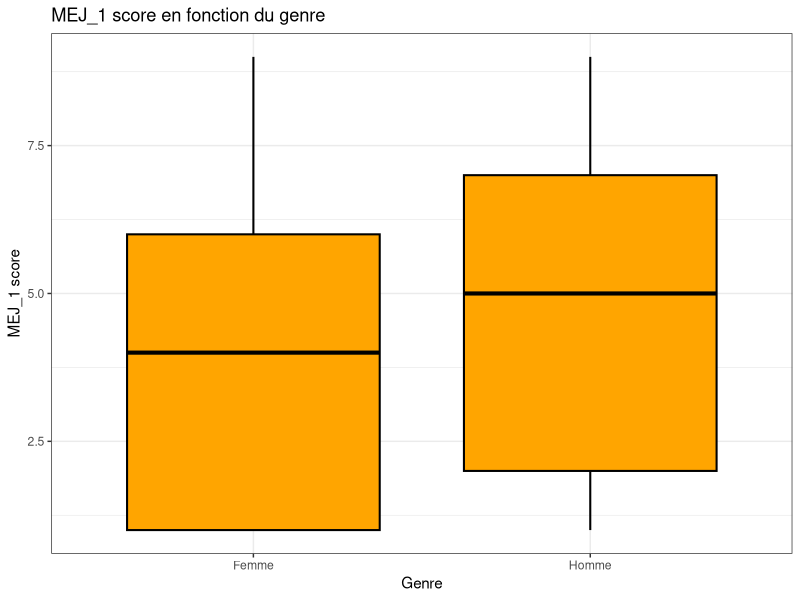
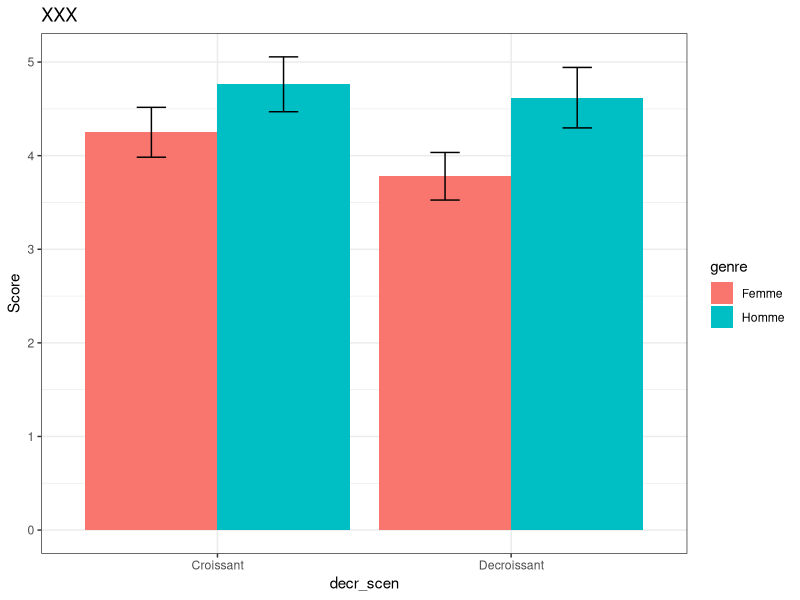
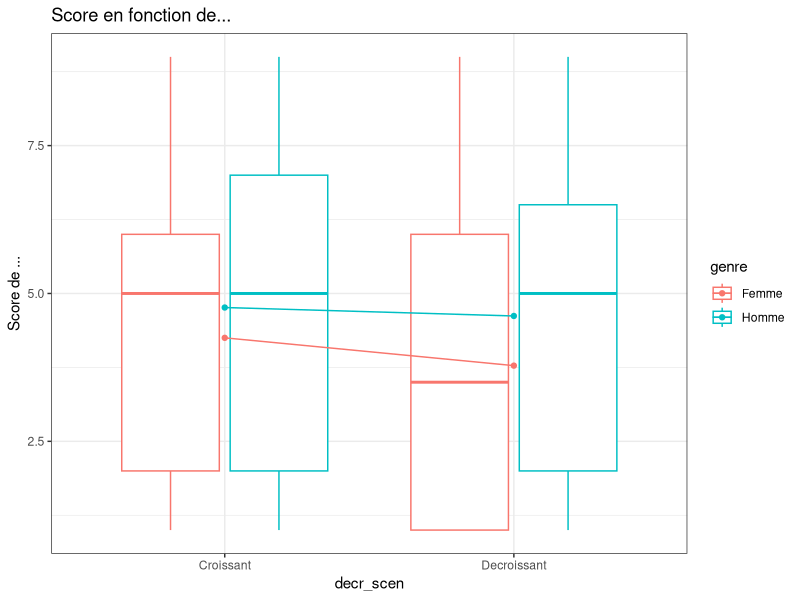
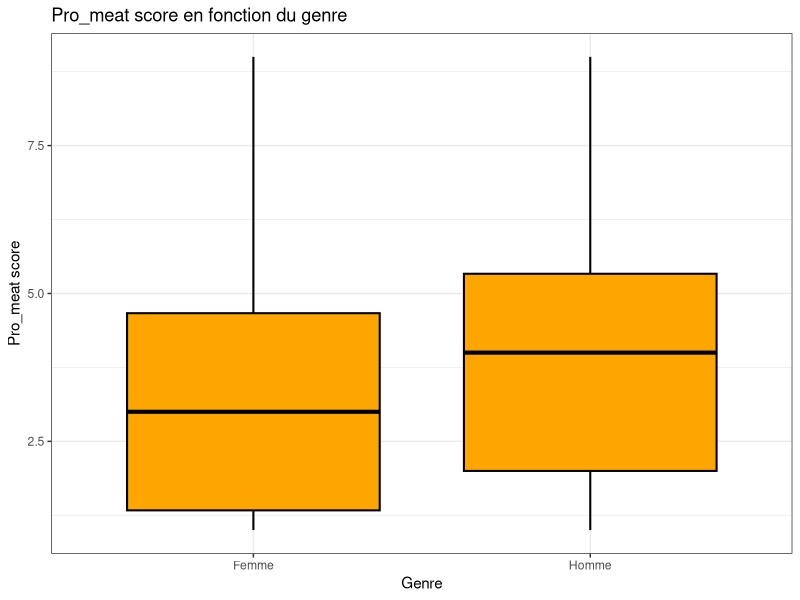
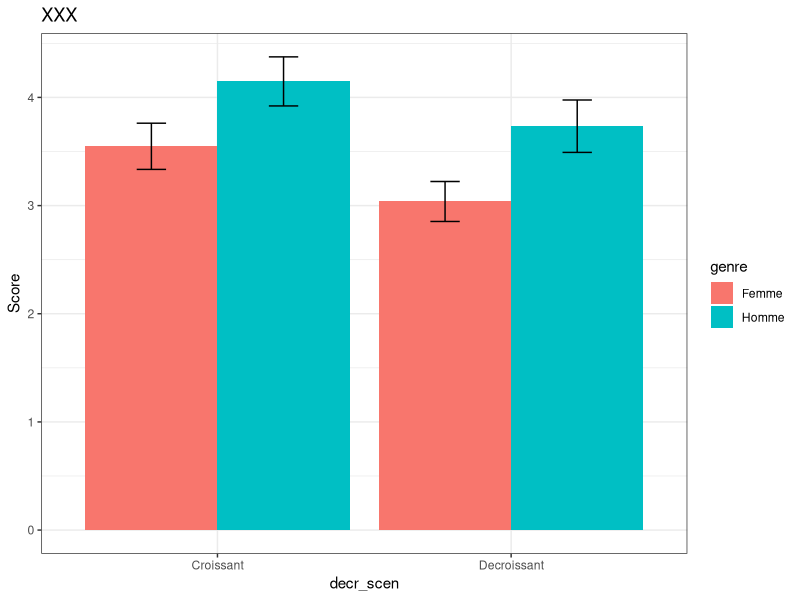
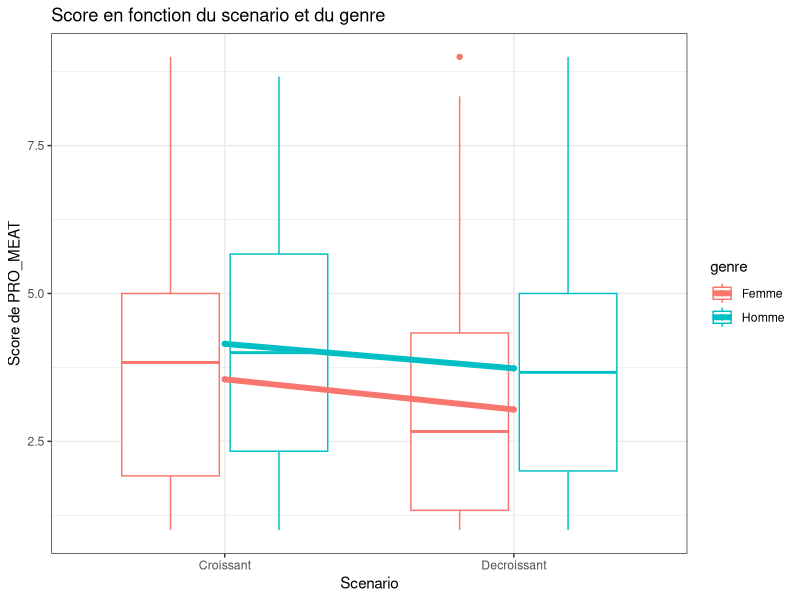
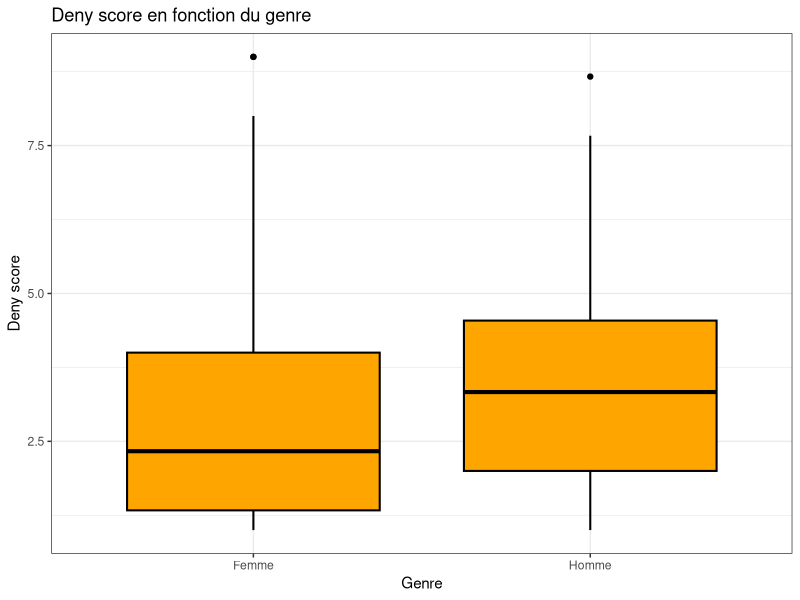
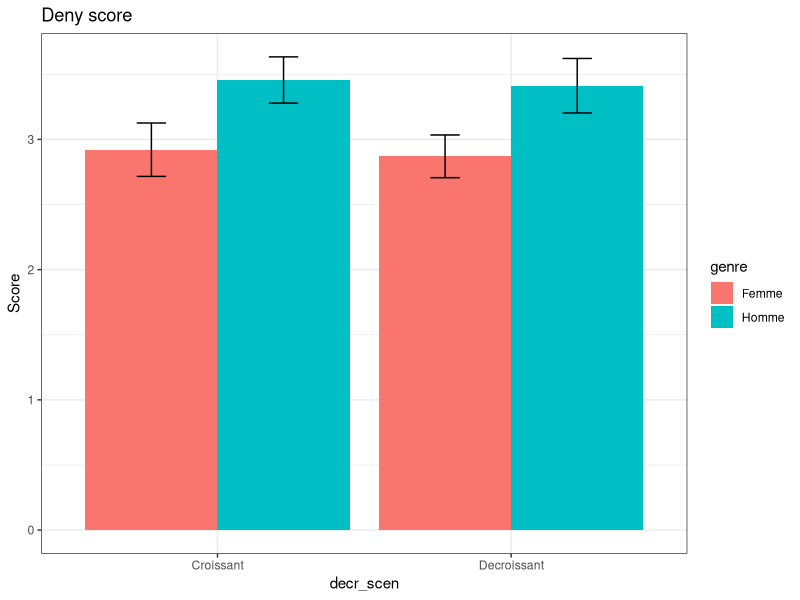

Write R code to recreate these figures, in order.
## ---- chunk 1
library(tidyverse)

#Visualisation
library(ggplot2)
library(ggthemes)
library(stats)
library(plotrix)
library(psych)

## ---- chunk 2
knitr::opts_chunk$set(echo = TRUE)
## ---- chunk 3
all.dat <- read_csv("../data/final.csv")
## ---- chunk 4
describe(all.dat)
## ---- chunk 5
group_by(all.dat, genre) %>% 
  dplyr::summarise(
    Nombre = n(), 
    Mediane = median(MEJ_1, na.rm = TRUE),
    EcartIQ = IQR(MEJ_1, na.rm = TRUE),
    Moyenne = mean(MEJ_1, na.rm = TRUE)
  )
## ---- chunk 6

all.dat$decr_scen <- is.na(all.dat["manifeste_time_d_First Click"])*1
all.dat$decr_scen <- factor(all.dat$decr_scen, labels = c('Croissant','Decroissant'))
t <- table(all.dat$decr_scen)
t

## ---- chunk 7

mej.dat <- all.dat[grepl( "MEJ_" , names(all.dat))]
all.dat[grepl( "MEJ_" , names(all.dat))][mej.dat == 10] <- NaN
view(all.dat)

## ---- chunk 8
all.dat <- all.dat[all.dat$genre %in% c(1,2),]
all.dat$genre <- factor(all.dat$genre,labels =c('Femme','Homme'))
## ---- chunk 9

MEJ_1.boxplot <- ggplot(all.dat, aes(genre, MEJ_1)) # créer l'objet ainsi que insérer les data
MEJ_1.boxplot + # + ajoute les layers
  geom_boxplot(size = 0.7,  alpha = 1, colour = "black", fill ="orange") + # quelques options du geom
  labs(x = "Genre", y = "MEJ_1 score", title = "MEJ_1 score en fonction du genre")+ # les légendes 
  theme_bw() # un theme pour faire joli
## ---- chunk 10
library(plyr)
df <- ddply(all.dat, c("decr_scen", "genre"), dplyr::summarize,
            Mean = mean(MEJ_1, na.rm=T),
            SE   = std.error(MEJ_1, na.rm=T))
df
## ---- chunk 11
MEJ_1.bar <- ggplot(df, aes(x = decr_scen, y = Mean, fill = genre)) 
MEJ_1.bar +
  geom_bar(stat = "identity", position = "dodge") + 
  ggtitle("XXX") + 
  ylab("Score") +
  geom_errorbar(aes(ymin = Mean-SE, ymax = Mean+SE), width = 0.2, position = position_dodge(0.9)) +
  theme_bw()
## ---- chunk 12
MEJ_1.tab <- ddply(all.dat, .(decr_scen, genre),  # créer l'objet
                     dplyr::summarise, val=mean(MEJ_1, na.rm=T))
MEJ_1.tab # controler l'objet
## ---- chunk 13
interaction.plot <- ggplot(all.dat, aes(x=decr_scen, y=MEJ_1, colour=genre)) 
interaction.plot + 
  geom_boxplot() + 
  geom_point(data = MEJ_1.tab, aes(y = val)) +
  geom_line(data = MEJ_1.tab, aes(y = val, group = genre)) + 
  ggtitle("Score en fonction de...") + ylab("Score de ...") +
  theme_bw()
## ---- chunk 14

all.dat$pro_meat <- rowMeans(all.dat[c("MEJ_1","MEJ_2","MEJ_3")],na.rm=TRUE)
all.dat$deny <- rowMeans(all.dat[c("MEJ_4","MEJ_5","MEJ_6")],na.rm=TRUE)
all.dat$hier_just <- rowMeans(all.dat[c("MEJ_7","MEJ_8","MEJ_9")],na.rm=TRUE)
all.dat$all_MEJ <- rowMeans(all.dat[c("MEJ_1","MEJ_2","MEJ_3","MEJ_4","MEJ_5","MEJ_6","MEJ_7","MEJ_8","MEJ_9")],na.rm=TRUE)


## ---- chunk 15

MEJ_g1.boxplot <- ggplot(all.dat, aes(genre, pro_meat)) # créer l'objet ainsi que insérer les data
MEJ_g1.boxplot + # + ajoute les layers
  geom_boxplot(size = 0.7,  alpha = 1, colour = "black", fill ="orange") + # quelques options du geom
  labs(x = "Genre", y = "Pro_meat score", title = "Pro_meat score en fonction du genre")+ # les légendes 
  theme_bw() # un theme pour faire joli
## ---- chunk 16
library(plyr)
df <- ddply(all.dat, c("decr_scen", "genre"), dplyr::summarize,
            Mean = mean(pro_meat, na.rm=T),
            SE   = std.error(pro_meat, na.rm=T))
df
## ---- chunk 17
MEJ_g1.bar <- ggplot(df, aes(x = decr_scen, y = Mean, fill = genre)) 
MEJ_g1.bar +
  geom_bar(stat = "identity", position = "dodge") + 
  ggtitle("XXX") + 
  ylab("Score") +
  geom_errorbar(aes(ymin = Mean-SE, ymax = Mean+SE), width = 0.2, position = position_dodge(0.9)) +
  theme_bw()
## ---- chunk 18
MEJ_g1.tab <- ddply(all.dat, .(decr_scen, genre),  # créer l'objet
                     dplyr::summarise, val=mean(pro_meat, na.rm=T))
MEJ_g1.tab # controler l'objet
## ---- chunk 19
interaction.plot <- ggplot(all.dat, aes(x=decr_scen, y=pro_meat, colour=genre)) 
interaction.plot + 
  geom_boxplot() + 
  geom_point(data = MEJ_g1.tab, aes(y = val)) +
  geom_line(data = MEJ_g1.tab, aes(y = val, group = genre),size=2) + 
  ggtitle("Score en fonction du scenario et du genre") + ylab("Score de PRO_MEAT") + xlab("Scenario") +
  theme_bw()
## ---- chunk 20

MEJ_g1.boxplot <- ggplot(all.dat, aes(genre, deny)) # créer l'objet ainsi que insérer les data
MEJ_g1.boxplot + # + ajoute les layers
  geom_boxplot(size = 0.7,  alpha = 1, colour = "black", fill ="orange") + # quelques options du geom
  labs(x = "Genre", y = "Deny score", title = "Deny score en fonction du genre")+ # les légendes 
  theme_bw() # un theme pour faire joli
## ---- chunk 21
library(plyr)
df <- ddply(all.dat, c("decr_scen", "genre"), dplyr::summarize,
            Mean = mean(deny, na.rm=T),
            SE   = std.error(deny, na.rm=T))
df
## ---- chunk 22
MEJ_g1.bar <- ggplot(df, aes(x = decr_scen, y = Mean, fill = genre)) 
MEJ_g1.bar +
  geom_bar(stat = "identity", position = "dodge") + 
  ggtitle("Deny score") + 
  ylab("Score") +
  geom_errorbar(aes(ymin = Mean-SE, ymax = Mean+SE), width = 0.2, position = position_dodge(0.9)) +
  theme_bw()
## ---- chunk 23
MEJ_g1.tab <- ddply(all.dat, .(decr_scen, genre),  # créer l'objet
                     dplyr::summarise, val=mean(deny, na.rm=T))
MEJ_g1.tab # controler l'objet
## ---- chunk 24
interaction.plot <- ggplot(all.dat, aes(x=decr_scen, y=deny, colour=genre)) 
interaction.plot + 
  geom_boxplot() + 
  geom_point(data = MEJ_g1.tab, aes(y = val)) +
  geom_line(data = MEJ_g1.tab, aes(y = val, group = genre),size=2) + 
  ggtitle("Score DENY en fonction du scenario et du genre") + ylab("Score de Deny") + xlab("Scenario") +
  theme_bw()

## ---- chunk 25

MEJ_g1.boxplot <- ggplot(all.dat, aes(genre, hier_just)) # créer l'objet ainsi que insérer les data
MEJ_g1.boxplot + # + ajoute les layers
  geom_boxplot(size = 0.7,  alpha = 1, colour = "black", fill ="orange") + # quelques options du geom
  labs(x = "Genre", y = "Hier_just score", title = "Hier_just score en fonction du genre")+ # les légendes 
  theme_bw() # un theme pour faire joli
## ---- chunk 26
library(plyr)
df <- ddply(all.dat, c("decr_scen", "genre"), dplyr::summarize,
            Mean = mean(hier_just, na.rm=T),
            SE   = std.error(hier_just, na.rm=T))
df
## ---- chunk 27
MEJ_g1.bar <- ggplot(df, aes(x = decr_scen, y = Mean, fill = genre)) 
MEJ_g1.bar +
  geom_bar(stat = "identity", position = "dodge") + 
  ggtitle("HIER_JUST") + 
  ylab("Score") +
  geom_errorbar(aes(ymin = Mean-SE, ymax = Mean+SE), width = 0.2, position = position_dodge(0.9)) +
  theme_bw()
## ---- chunk 28
MEJ_g1.tab <- ddply(all.dat, .(decr_scen, genre),  # créer l'objet
                     dplyr::summarise, val=mean(hier_just, na.rm=T))
MEJ_g1.tab # controler l'objet
## ---- chunk 29
interaction.plot <- ggplot(all.dat, aes(x=decr_scen, y=hier_just, colour=genre)) 
interaction.plot + 
  geom_boxplot() + 
  geom_point(data = MEJ_g1.tab, aes(y = val)) +
  geom_line(data = MEJ_g1.tab, aes(y = val, group = genre),size=2) + 
  ggtitle("Score de Hier_just en fonction du scenario et du genre") + ylab("Score de Hier_just") + xlab("Scenario") +
  theme_bw()
## ---- chunk 30
example.plot <- ggplot(all.dat, aes(decr_scen, deny, colour = genre)) +
  geom_point(position = position_jitter(width = 0.3, height = 0.1)) + 
  geom_smooth(aes(group = genre),method = lm) +
  labs(
    title = "Scatterplots for test scores",
    subtitle = "s",
    caption = "c",
    x = "x",
    y = "y") +
  theme_bw()

example.plot
## ---- chunk 31
ggplot(all.dat, aes(x=unclass(all.dat$decr_scen), y=hier_just, fill=genre, color=genre)) + 
        geom_point(size = 1.5) + 
        labs(x = "Scenario", y ="Score PRO_MEAT", colour = "Genre") +
        scale_color_manual(values=c('#999999','#E69F00')) +
        scale_fill_manual(values =c('#999999','#E69F00')) +
        guides(fill = FALSE) +
        geom_smooth(method=lm) +
        theme_bw()

## ---- chunk 32

pro_meat_group <- all.dat[, c("MEJ_1",  "MEJ_2",   "MEJ_3")]
psych::alpha(pro_meat_group)

deny_group <- all.dat[, c("MEJ_4",  "MEJ_5",   "MEJ_6")]
psych::alpha(deny_group)

hier_just_group <- all.dat[, c("MEJ_7",  "MEJ_8",   "MEJ_9")]
psych::alpha(hier_just_group)

all_group <- all.dat[, c("MEJ_1",  "MEJ_2",   "MEJ_3", "MEJ_4",  "MEJ_5",   "MEJ_6", "MEJ_7",  "MEJ_8",   "MEJ_9")]
psych::alpha(all_group)
## ---- chunk 33

model.1 <- lm(hier_just ~ genre*decr_scen, data = all.dat, na.action = na.omit)
summary(model.1)
## ---- chunk 34
library(plyr)
df <- ddply(all.dat, c("decr_scen", "genre"), dplyr::summarize,
            Mean = mean(all_MEJ, na.rm=T),
            SE   = std.error(all_MEJ, na.rm=T))
df
## ---- chunk 35
MEJ_g1.bar <- ggplot(df, aes(x = decr_scen, y = Mean, fill = genre)) 
MEJ_g1.bar +
  geom_bar(stat = "identity", position = "dodge") + 
  ggtitle("All_mej") + 
  ylab("Score") +
  geom_errorbar(aes(ymin = Mean-SE, ymax = Mean+SE), width = 0.2, position = position_dodge(0.9)) +
  theme_bw()
## ---- chunk 36
MEJ_g1.tab <- ddply(all.dat, .(decr_scen, genre),  # créer l'objet
                     dplyr::summarise, val=mean(all_MEJ, na.rm=T))
MEJ_g1.tab # controler l'objet
## ---- chunk 37
interaction.plot <- ggplot(all.dat, aes(x=decr_scen, y=all_MEJ, colour=genre)) 
interaction.plot + 
  geom_boxplot() + 
  geom_point(data = MEJ_g1.tab, aes(y = val)) +
  geom_line(data = MEJ_g1.tab, aes(y = val, group = genre),size=2) + 
  ggtitle("Score de ALL_MEJ en fonction du scenario et du genre") + ylab("Score de ALL_MEJ") + xlab("Scenario") +
  theme_bw()
## ---- chunk 38
model.1 <- lm(all_MEJ ~ genre*decr_scen, data = all.dat, na.action = na.omit)
summary(model.1)
